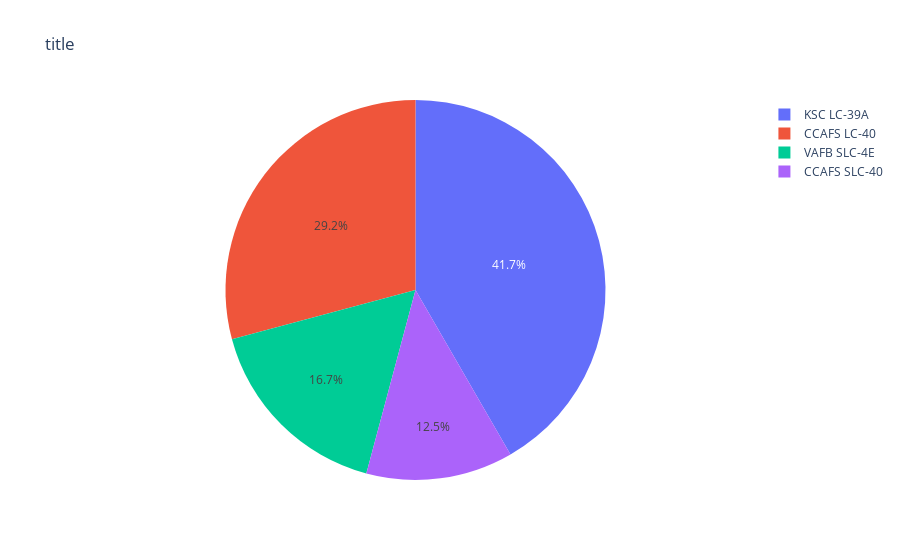

Notebook code for this chart:
### Code cell
filtered_df = spacex_df
fig = px.pie(filtered_df, values='class', names='Launch Site', title='title')
fig

### Figure 1 — Plotly figure (JSON) as saved in the notebook; plotly's stock layout.template omitted (floating-point values rounded to 4 significant figures)
{"data": [{"domain": {"x": [0, 1], "y": [0, 1]}, "hovertemplate": "Launch Site=%{label}<br>class=%{value}<extra></extra>", "labels": ["CCAFS LC-40", "CCAFS LC-40", "CCAFS LC-40", "CCAFS LC-40", "CCAFS LC-40", "CCAFS LC-40", "CCAFS LC-40", "CCAFS LC-40", "CCAFS LC-40", "CCAFS LC-40", "CCAFS LC-40", "CCAFS LC-40", "CCAFS LC-40", "CCAFS LC-40", "CCAFS LC-40", "CCAFS LC-40", "CCAFS LC-40", "CCAFS LC-40", "CCAFS LC-40", "CCAFS LC-40", "CCAFS LC-40", "CCAFS LC-40", "CCAFS LC-40", "CCAFS LC-40", "CCAFS LC-40", "CCAFS LC-40", "VAFB SLC-4E", "VAFB SLC-4E", "VAFB SLC-4E", "VAFB SLC-4E", "VAFB SLC-4E", "VAFB SLC-4E", "VAFB SLC-4E", "VAFB SLC-4E", "VAFB SLC-4E", "VAFB SLC-4E", "KSC LC-39A", "KSC LC-39A", "KSC LC-39A", "KSC LC-39A", "KSC LC-39A", "KSC LC-39A", "KSC LC-39A", "KSC LC-39A", "KSC LC-39A", "KSC LC-39A", "KSC LC-39A", "KSC LC-39A", "KSC LC-39A", "CCAFS SLC-40", "CCAFS SLC-40", "CCAFS SLC-40", "CCAFS SLC-40", "CCAFS SLC-40", "CCAFS SLC-40", "CCAFS SLC-40"], "legendgroup": "", "name": "", "showlegend": true, "type": "pie", "values": [0, 0, 0, 0, 0, 0, 0, 0, 0, 0, 0, 0, 0, 0, 0, 0, 0, 1, 1, 0, 1, 1, 1, 0, 1, 1, 0, 0, 1, 1, 1, 1, 0, 0, 0, 0, 1, 0, 1, 1, 0, 1, 1, 0, 1, 1, 1, 1, 1, 1, 1, 0, 0, 0, 1, 0]}], "layout": {"legend": {"tracegroupgap": 0}, "title": {"text": "title"}}}
